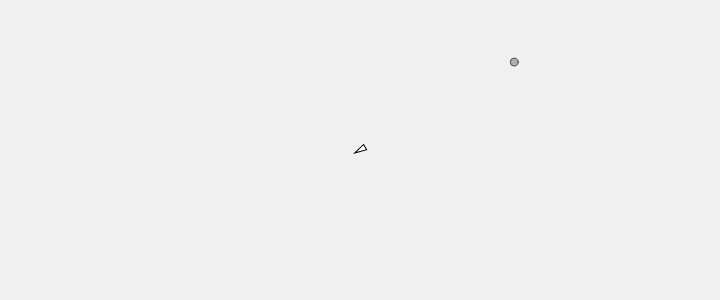
Frame 1 (no input)
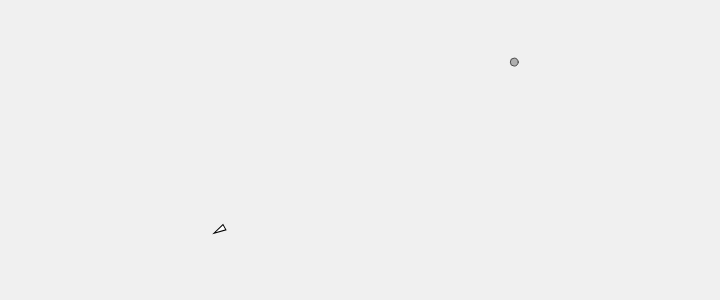
Frame 60 (no input)
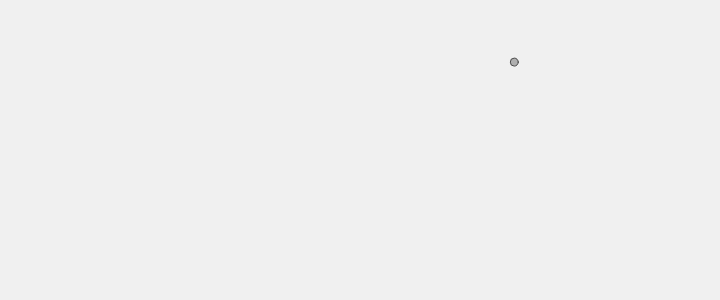
Frame 120 (the mouse pressed at the canvas centre since frame 60)

The p5.js sketch that drew these frames (run headless with seeded random() and noise() and a simulated clock; from frame 60 on, the mouse is pressed at the canvas centre):

// p5.js sketch
// ── sketch.js
/// <reference path="../../p5.global-mode.d.ts" />
class Vehicle {
    constructor(x = 0, y = 0, m = 1) {
        this.position = createVector(x, y);
        this.velocity = createVector(0, 0);
        this.acceleration = createVector(0, 0);
        this.mass = m;
        this.r = 3.0;
        this.maxspeed = 4;
        this.maxforce = 0.1;
    }
    // F=MA, A=F/M
    applyForce(force) {
        let a = p5.Vector.div(force, this.mass);
        this.acceleration.add(a);
    }
    update() {
        this.velocity.add(this.acceleration);
        this.velocity.limit(this.maxspeed);
        this.position.add(this.velocity);
        this.acceleration.mult(0);
    }
    // 追及操舵力
    seek(target) {
        // 必要な(desired)速度を求める。ただし最大速度で制限を掛ける。
        let desired = p5.Vector.sub(target, this.position);
        desired.normalize();
        desired.mult(this.maxspeed);
        // 操舵力=必要な速度-現在の速度
        // steeringForce = desiredVelocity - currentVelocity
        let steer = p5.Vector.sub(desired, this.velocity);
        steer.limit(this.maxforce);
        this.applyForce(steer);
    }
    escape(target) {
        // 必要な(desired)速度を求める。ただし最大速度で制限を掛ける。
        let desired = p5.Vector.sub(target, this.position);
        desired.normalize();
        desired.mult(this.maxspeed);
        // 操舵力=必要な速度-現在の速度
        // steeringForce = desiredVelocity - currentVelocity
        let steer = p5.Vector.sub(desired, this.velocity);
        steer.limit(this.maxforce);
        this.applyForce(steer.mult(-1));
    }
    display() {
        // 上向きに表示されるように90度回転
        let theta = this.velocity.heading() + PI / 2;
        push();
        translate(this.position.x, this.position.y);
        rotate(theta);
        beginShape();
        {
            let r = this.r;
            vertex(0, -r*2); // 0, -2
            vertex(-r, r*2); // -1, 2
            vertex(r, r*2); // 1, 2
        }
        endShape(CLOSE);
        pop();
    }
}
class Target {
    constructor(x = random(0, width), y = random(0, height), m = 1) {
        this.mass = m;
        this.position = createVector(x, y);
    }
    display() {
        push();
        translate(this.position.x, this.position.y);
        stroke(75);
        fill(175);
        ellipse(0, 0, this.mass*8, this.mass*8);
        pop();
    }
}
let vehicle;
let targets;
function setup() {
    createCanvas(720, 300);   

    vehicle = new Vehicle(width/2, height/2);
    targets = [];
    targets.push(new Target());
}
function draw() {
    background(240);
    targets.forEach((t)=>vehicle.escape(t.position));
    vehicle.update();
    vehicle.display();

    targets.forEach((t)=>t.display());

    if (mouseIsPressed) {
        
    }
}

function mouseClicked() {
    targets = [];
    targets.push(new Target(mouseX, mouseY));
}
